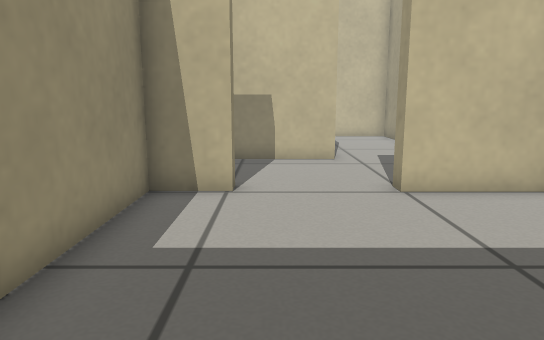
View 1 (above)

22 first-person views from a walk through a world built for the Gazebo simulator. The camera is 0.5 m above the floor, tilts 10° down and sees 70° across. The floor is counted in squares, 0.25 m on a side. Each view is taken from the middle of a square. On the plan, view 1 faces up. The plan holds only what a view shows up to about 19 squares ahead; the rest is blank. Robots are left out.

View 2
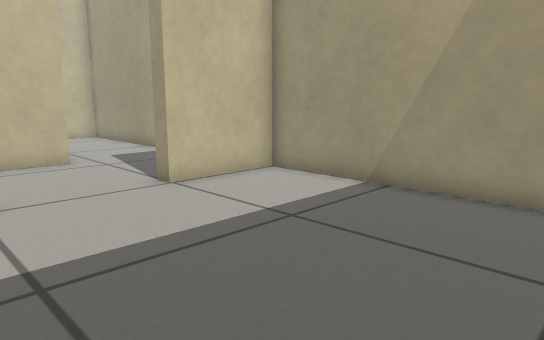

View 3
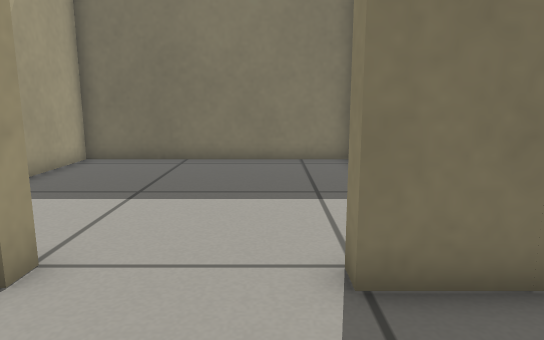

View 4
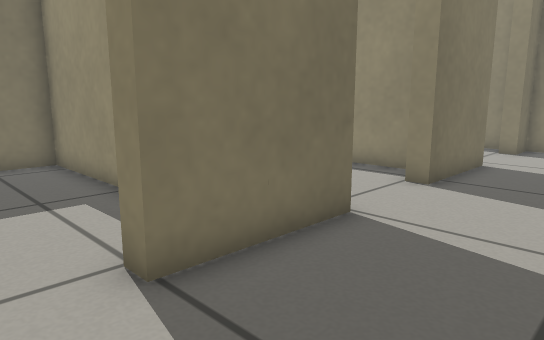

View 5
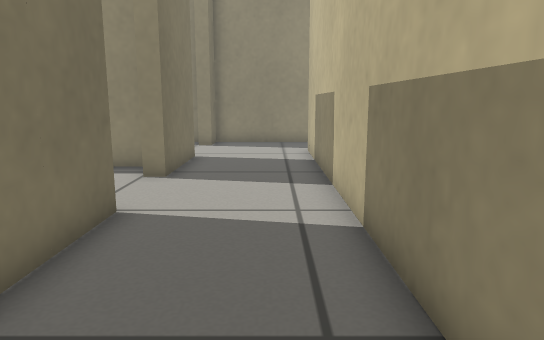

View 6
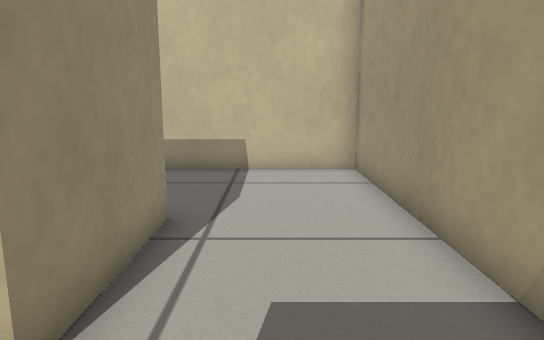

View 7
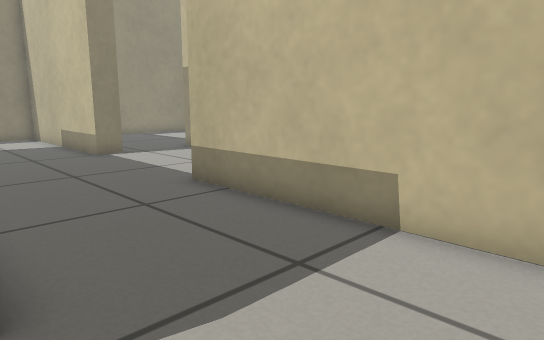

View 8
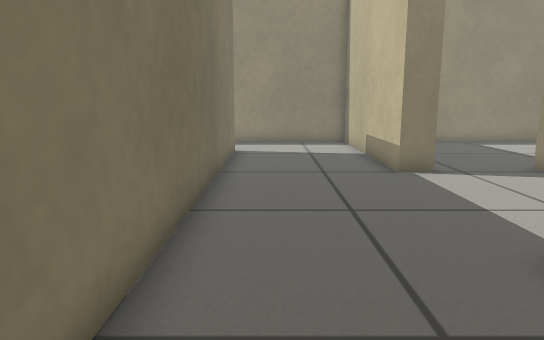

View 9
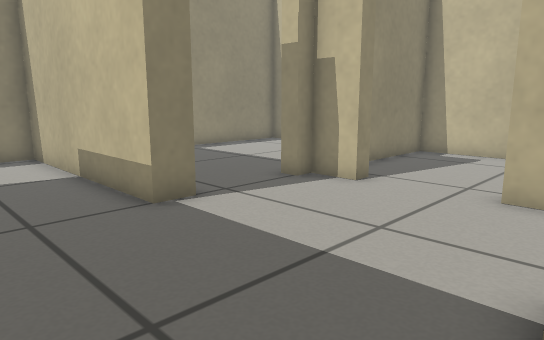

View 10
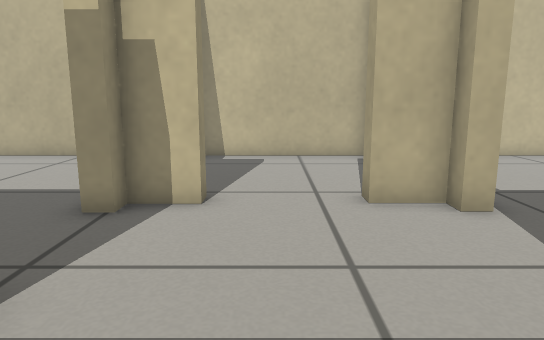

View 11
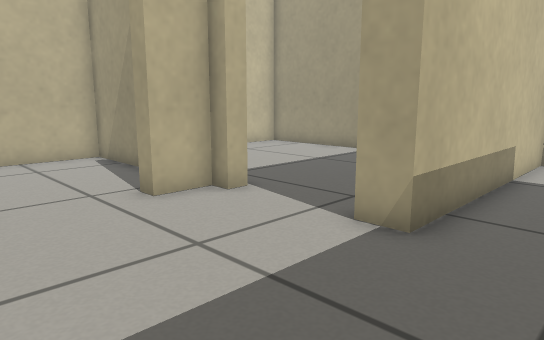

View 12
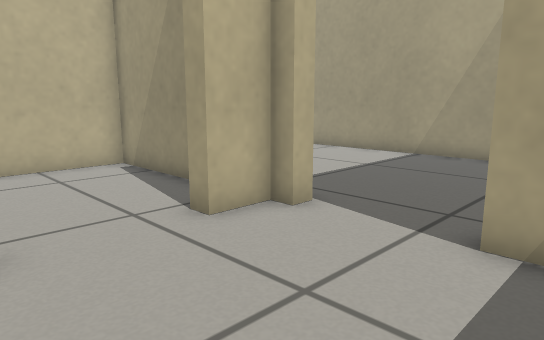

View 13
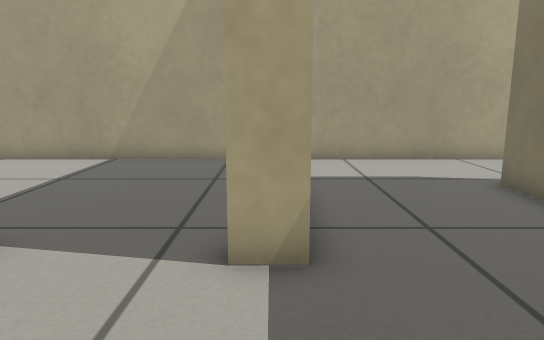

View 14
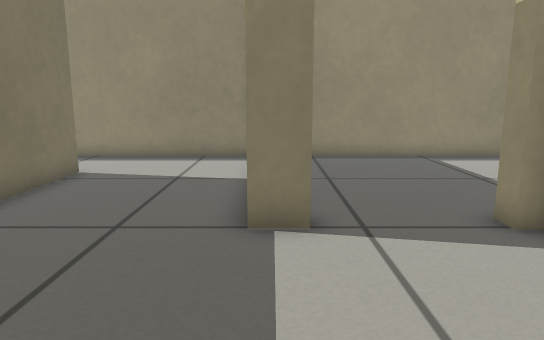

View 15
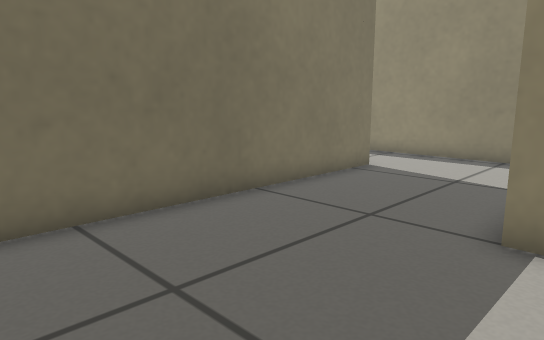

View 16
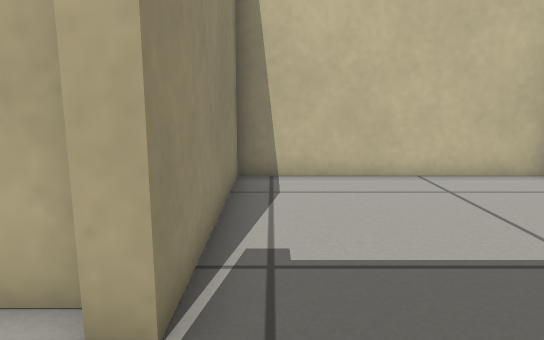

View 17
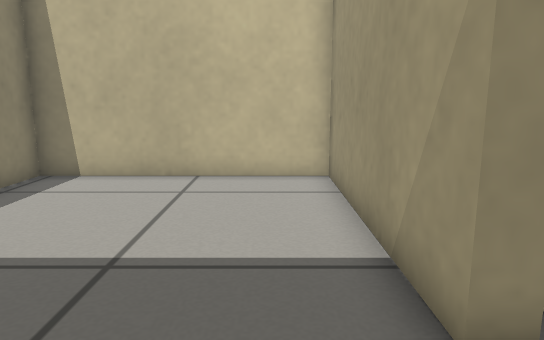

View 18
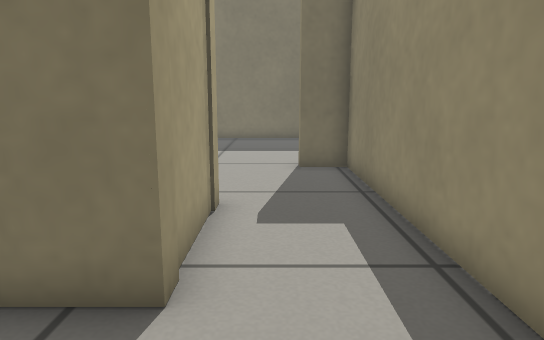

View 19
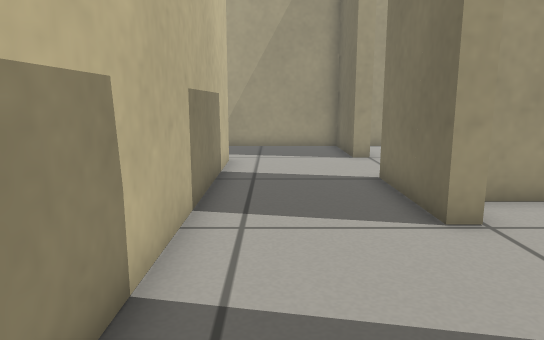

View 20
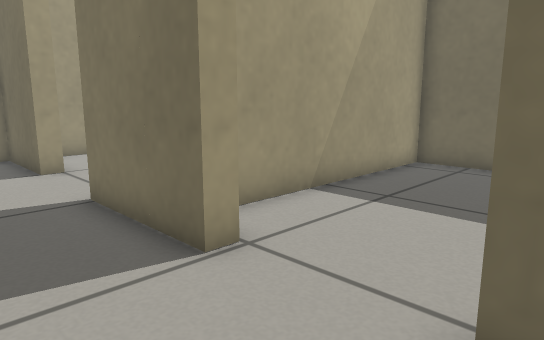

View 21
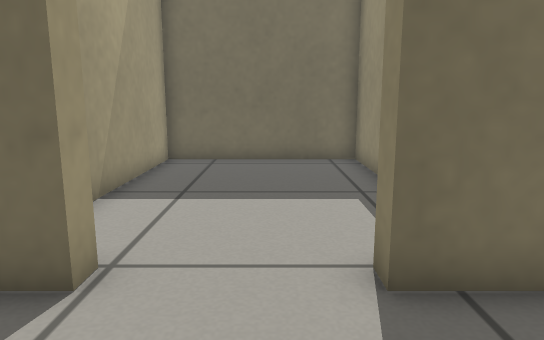

View 22
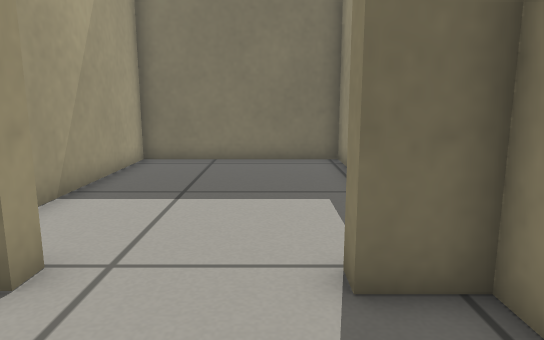

### Floor plan
Points are (right, up) in squares from view 1. A wall is a line through its corners. A room is listed if a view was taken in it or the views show most of it. See-through windows are left out.
Room 1 (views 1, 2)
walls: (-0.9, 8.5) (-2.8, 8.5) (-2.8, -0.4) (6.5, -0.4) (6.5, 8.5) (2.9, 8.5)
ways out: opening at (1, 9) to room 2
Room 2 (views 3, 4, 5, 6, 7, 8, 9, 10, 11, 12, 13, 14, 18, 19, 20, 21, 22)
walls: (-8.9, 23.6) (-8.9, 22.6) (-17.3, 22.6) (-17.3, 9.2) (-15.9, 9.2) (-15.9, 8.5); (2.2, 17.5) (2.2, 13.5) (-13.9, 13.5) (-13.9, 17.5) (2.2, 17.5); (-4.9, 8.5) (-4.9, 9.2) (-0.9, 9.2) (-0.9, 8.5); (-12.2, 9.2) (-8.2, 9.2) (-8.2, 8.5); (2.9, 8.5) (2.9, 9.2) (6.5, 9.2) (6.5, 22.6) (-2.5, 22.6) (-2.5, 23.6)
low walls: (-12.2, 8.5) (-12.2, 9.2)
ways out: opening at (1, 9) to room 1; opening at (-5.5, 23) to room 3; opening at (-6.5, 9) to room 6; opening at (-14, 9) to room 7
Room 3 (view 15)
walls: (-7.4, 28.1) (-7.4, 27.5) (-8.9, 27.5) (-8.9, 26.9) (-9.5, 26.9); (-2.5, 26.9) (-2.5, 27.5) (-4.1, 27.5) (-4.1, 28.1)
ways out: opening at (-5.5, 23) to room 2; opening at (-2, 25) to room 4; opening at (-9, 25) to room 5; opening at (-6, 28) to room 8
Room 4 (view 16)
walls: (6.5, 24.5) (6.5, 33.8); (6.4, 34.4) (-1.9, 34.4) (-1.9, 26.9) (-2.5, 26.9)
ways out: opening at (-2, 25) to room 3
Room 5 (view 17)
walls: (-9.5, 26.9) (-9.5, 34.4) (-17.3, 34.4) (-17.3, 24.4)
ways out: opening at (-9, 25) to room 3
Room 6 (no view inside)
walls: (-9.9, 2.5) (-9.9, -0.4) (-3.4, -0.4) (-3.4, 7.8); (-9.9, 8) (-9.9, 5.8)
ways out: opening at (-6.5, 9) to room 2
Room 7 (no view inside)
walls: (-17.3, 1.3) (-17.3, -0.4) (-10.5, -0.4) (-10.5, 5.9); (-17.3, 8.4) (-17.3, 7.6)
ways out: opening at (-14, 9) to room 2
Room 8 (no view inside)
walls: (-2.5, 30.4) (-2.5, 34.4) (-8.9, 34.4) (-8.9, 30.5)
ways out: opening at (-6, 28) to room 3

Where each view was taken, in squares from view 1:
view 1: 0 up, 0 right, facing up
view 2: 0 up, 2 left, facing up-right
view 3: 13 up, 0 right, facing down
view 4: 13 up, 1 right, facing down-left
view 5: 12 up, 2 right, facing left
view 6: 11 up, 4 right, facing up
view 7: 17 up, 6 right, facing up-left
view 8: 19 up, 2 right, facing left
view 9: 19 up, 2 left, facing up-left
view 10: 20 up, 6 left, facing up
view 11: 20 up, 8 left, facing up-right
view 12: 22 up, 8 left, facing up-right
view 13: 23 up, 7 left, facing right
view 14: 23 up, 3 left, facing left
view 15: 24 up, 3 left, facing down-left
view 16: 24 up, 1 left, facing up
view 17: 24 up, 11 left, facing up
view 18: 21 up, 15 left, facing down
view 19: 12 up, 11 left, facing right
view 20: 12 up, 9 left, facing down-right
view 21: 13 up, 7 left, facing down
view 22: 13 up, 15 left, facing down
